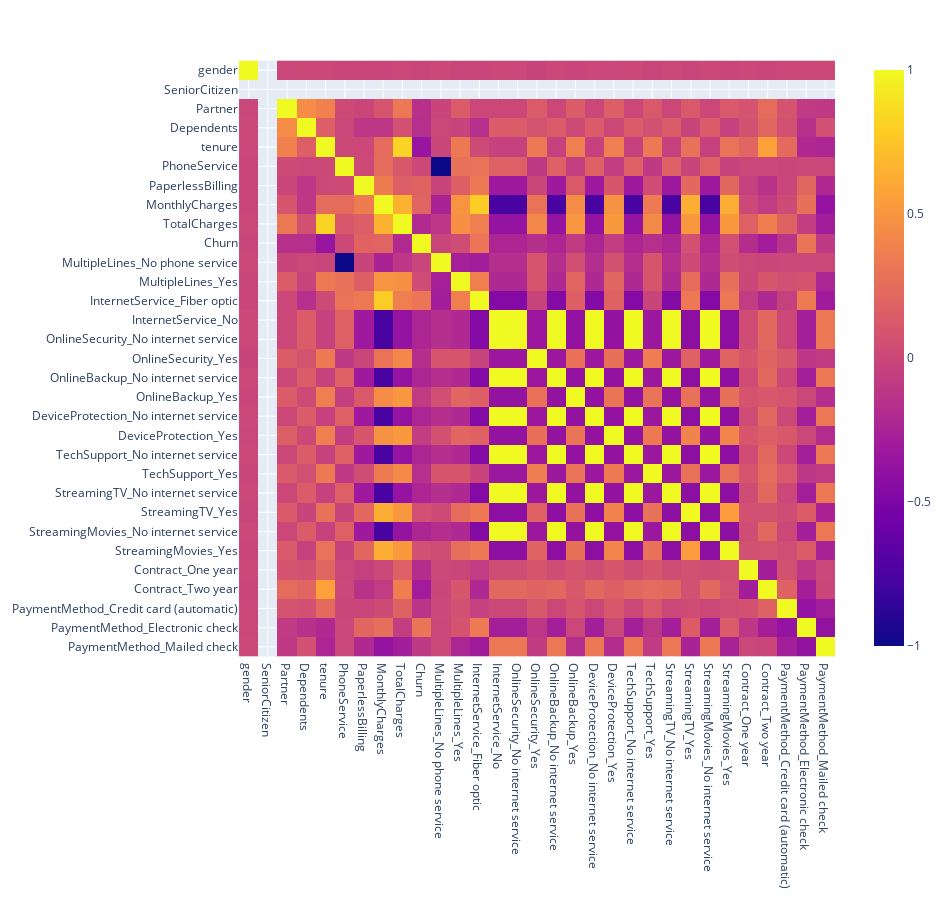

The cell this chart's notebook holds for it:
### Code cell
px.imshow(data.corr(),width=950,height=900)

### Figure 1 — Plotly figure (JSON) as saved in the notebook; plotly's stock layout.template omitted (floating-point values rounded to 4 significant figures; data arrays with more than 128 entries replaced by an {"elided": "..."} marker saying what was removed)
{"data": [{"coloraxis": "coloraxis", "hovertemplate": "x: %{x}<br>y: %{y}<br>color: %{z}<extra></extra>", "name": "0", "type": "heatmap", "x": ["gender", "SeniorCitizen", "Partner", "Dependents", "tenure", "PhoneService", "PaperlessBilling", "MonthlyCharges", "TotalCharges", "Churn", "MultipleLines_No phone service", "MultipleLines_Yes", "InternetService_Fiber optic", "InternetService_No", "OnlineSecurity_No internet service", "OnlineSecurity_Yes", "OnlineBackup_No internet service", "OnlineBackup_Yes", "DeviceProtection_No internet service", "DeviceProtection_Yes", "TechSupport_No internet service", "TechSupport_Yes", "StreamingTV_No internet service", "StreamingTV_Yes", "StreamingMovies_No internet service", "StreamingMovies_Yes", "Contract_One year", "Contract_Two year", "PaymentMethod_Credit card (automatic)", "PaymentMethod_Electronic check", "PaymentMethod_Mailed check"], "xaxis": "x", "y": ["gender", "SeniorCitizen", "Partner", "Dependents", "tenure", "PhoneService", "PaperlessBilling", "MonthlyCharges", "TotalCharges", "Churn", "MultipleLines_No phone service", "MultipleLines_Yes", "InternetService_Fiber optic", "InternetService_No", "OnlineSecurity_No internet service", "OnlineSecurity_Yes", "OnlineBackup_No internet service", "OnlineBackup_Yes", "DeviceProtection_No internet service", "DeviceProtection_Yes", "TechSupport_No internet service", "TechSupport_Yes", "StreamingTV_No internet service", "StreamingTV_Yes", "StreamingMovies_No internet service", "StreamingMovies_Yes", "Contract_One year", "Contract_Two year", "PaymentMethod_Credit card (automatic)", "PaymentMethod_Electronic check", "PaymentMethod_Mailed check"], "yaxis": "y", "z": {"elided": "31x31 float values"}}], "layout": {"coloraxis": {"colorscale": [[0, "#0d0887"], [0.1111, "#46039f"], [0.2222, "#7201a8"], [0.3333, "#9c179e"], [0.4444, "#bd3786"], [0.5556, "#d8576b"], [0.6667, "#ed7953"], [0.7778, "#fb9f3a"], [0.8889, "#fdca26"], [1, "#f0f921"]]}, "height": 900, "margin": {"t": 60}, "width": 950, "xaxis": {"anchor": "y", "constrain": "domain", "domain": [0, 1], "scaleanchor": "y"}, "yaxis": {"anchor": "x", "autorange": "reversed", "constrain": "domain", "domain": [0, 1]}}}
